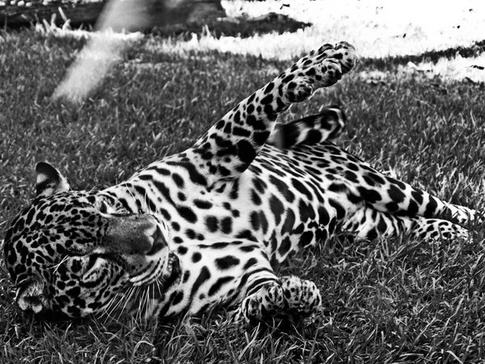
%> input picture ps3/jaguar.jpg, 485 x 364 px, shrunk from 600 x 450 before the run
$ octave histeq_demo.m   (GNU Octave 9; MATLAB toolbox functions it lacks are replaced by stand-ins)
%> lines starting %> are read from the running program, lines starting %| are printed output that depends on the picture
%> further down, I is the input picture: size 364x485x3 uint8; min 0, max 255, mean 99.3
### ps3/histeq2.m
% image I is expected to be grayscaled with dimension (m,n,1)
function J = histeq2(I)

L = 256;
[NN XX] = hist(I(:), L);
%> NN = 256 values, max 2925 at index 256, min 258 at index 179, mean 689.6; XX = 256 values from 0.498 to 254.5
integral = 0;
n = sum(NN);
%> n = 176540
tranformer = zeros(L);

for i = 1:L
    integral += NN(i)/n;
    s = round(integral * (L-1));
    tranformer(i) = s;
end
%> this loop made 256 passes
%> (integral, s) on passes 1 to 3: (0.014, 4), (0.022, 6), (0.0301, 8)
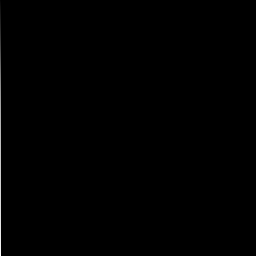
%> tranformer: size 256x256 double; min 0, max 255, mean 0.6
%> after the loop, integral = 1

J = uint8(arrayfun(@(color) tranformer(color+1), I));
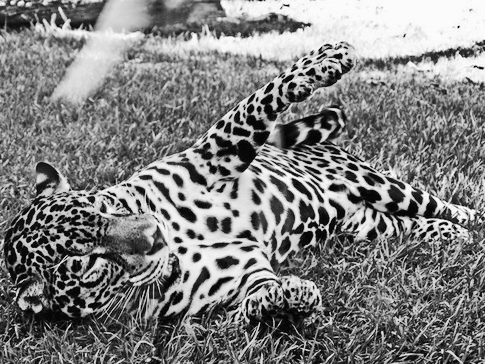
%> J: size 364x485 uint8; min 4, max 251, mean 128.1

end

### ps3/histeq_demo.m
I = imread('jaguar.jpg');
I = I(:,:,1);
J = histeq2(I);

clf;

axes('position',[0 0.67 1 0.27]);
imshow(I);
title('Original');

axes('position',[0 0.33 0.5 0.27]);
imshow(J);
title('histeq reimplemented');

axes('position',[0.5 0.33 0.5 0.27]);
J2 = uint8(histeq(I)*256);
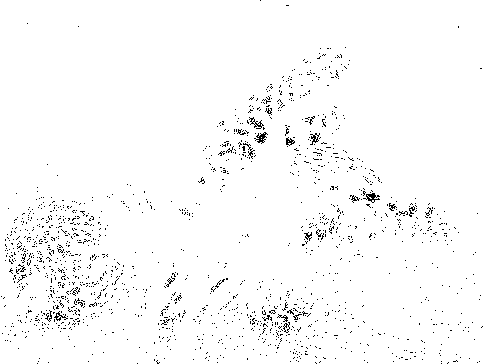
%> J2: size 364x485 uint8; 97.8% white; black in thin lines or dots
imshow(J2);
title('histeq Octave');

axes('position',[0 0 1 0.27]);
D = int8(abs(int16(J2) - int16(J)));
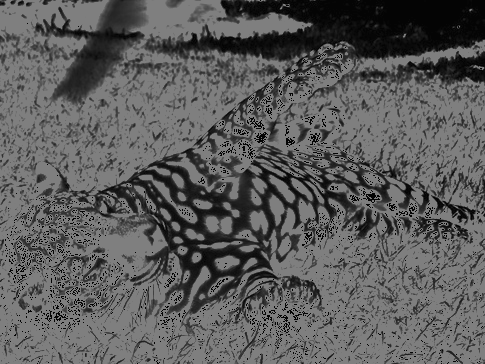
%> D: size 364x485 int8; min 4, max 127, mean 92.5
imshow(D);
title('Difference');

print('histeq_demo.jpg');
